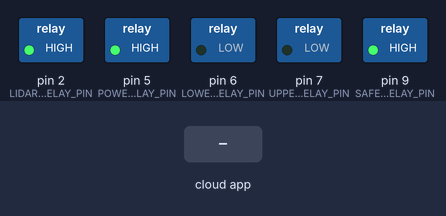
Simulated run of this sketch. Board: Arduino Uno, built with avr-gcc and run on an emulated ATmega328P. On the bench: switched loads named in the sketch (green lamp = pin HIGH). The inputs (shaded band) are chosen by the test bench. The ROS host is connected and sends only what is stated.

Above: at 3.2 s.
3.3 s: the phone or cloud app sets hoverboard_required to 1
At 3.47 s:
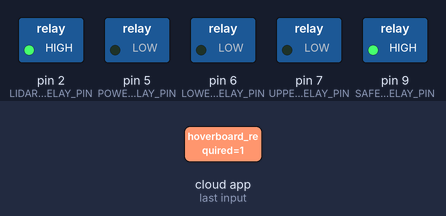
5.1 s: the phone or cloud app sets light_required to 1
At 6.1 s:
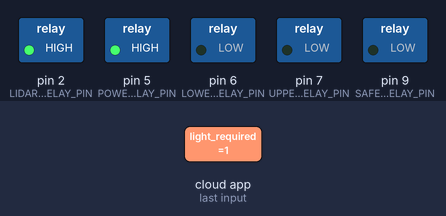
6.6 s: the phone or cloud app sets lidar_required to 1
At 7.3 s:
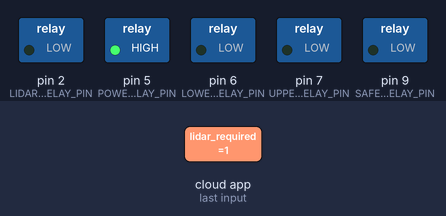
8.1 s: the phone or cloud app sets hoverboard_required to 1
At 8.27 s:
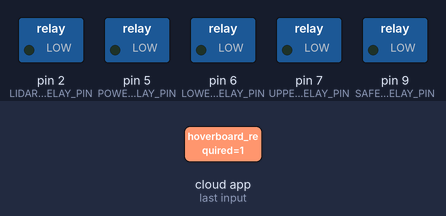
9.9 s: the phone or cloud app sets light_blink_required to 0
At 12.75 s:
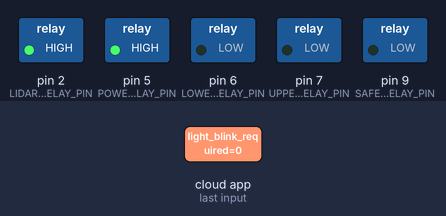
12.9 s: the phone or cloud app sets light_required to 0
At 13.2 s:
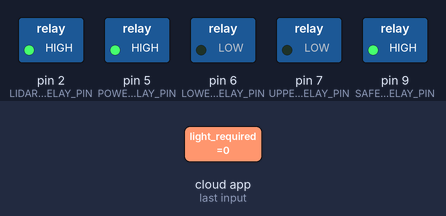
Timing chart, 0 to 15.4 s (numbered marks = the images above; inputs shaded):
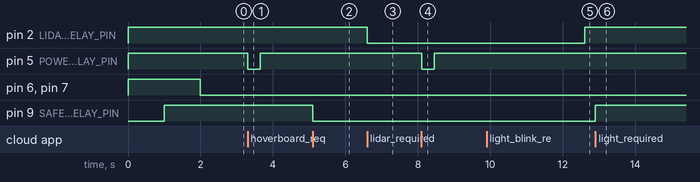

Measured:
- after the input at 3.3 s, pin 5 (POWER_BTN_RELAY_PIN): HIGH → LOW at once, → HIGH 0.35 s later
- after the input at 5.1 s, pin 9 (SAFETY_LIGHT_RELAY_PIN): HIGH → LOW at once
- after the input at 6.6 s, pin 2 (LIDAR_RELAY_PIN): HIGH → LOW at once
- after the input at 8.1 s, pin 5 (POWER_BTN_RELAY_PIN): HIGH → LOW at once, → HIGH 0.35 s later
- after the input at 9.9 s, pin 9 (SAFETY_LIGHT_RELAY_PIN): stays LOW (without the input it goes to HIGH after 1.2 s)
- after the input at 12.9 s, pin 9 (SAFETY_LIGHT_RELAY_PIN): LOW → HIGH at once

The sketch:

ros_arduino.ino
```cpp
#include <ros.h>
#include <geometry_msgs/Twist.h>
#include <std_msgs/Bool.h>

//declare constants
const long CONNECTION_TIMEOUT_SECONDS = 5;
const int LIDAR_RELAY_PIN = 2;
const int POWER_BTN_RELAY_PIN = 5;
const int LOWER_FANS_RELAY_PIN = 6;
const int UPPER_FANS_RELAY_PIN = 7;
const int SAFETY_LIGHT_RELAY_PIN = 9;

//declare ROS NodeHandle
ros::NodeHandle nh;

//declare some global boolean flags
bool hbConnected = false;
bool activelyBlinking = false;

//timestamps for last message recieved for each
unsigned long lastHbRequiredMsg = 0;
unsigned long lastLightMsg = 0;
unsigned long lastBlinkMsg = 0;
unsigned long lastLidarMsg = 0;

/// helper to get the number of seconds that have elapsed since the timeStamp passed in.
double getSecondsSince(unsigned long timeStamp)
{
  return (millis() - timeStamp) / 1000;
}

/// A class to manage relay functions.
class Relay
{
private:
  // The GPIO pin number the relayy will be connected to
  int pinNumber;

  // how long to hold a relay "on" in response to a call to the pulse() function
  long pulseDuration;

  // the time that must elapse before a relay will pulse again
  long minMillisBetPulses;

  // the timestamp of the last time the relay has been pulsed
  long lastPulse;

public:
  /// constructor.
  Relay(int pin, long pulse = 350, long minMillis = 3000)
  {
    pinNumber = pin;
    pulseDuration = pulse;
    minMillisBetPulses = minMillis;
    lastPulse = 0;
    pinMode(pinNumber, OUTPUT);
    digitalWrite(pinNumber, HIGH);
  };

  /// Energizes the relay.
  void on() { digitalWrite(pinNumber, LOW); };

  /// De-energizes the relay.
  void off() { digitalWrite(pinNumber, HIGH); };

  /// Toggles the state of the relay (energized vs de-energized).
  void toggle() { digitalWrite(pinNumber, !digitalRead(pinNumber)); };

  /// Toggles the state of the relay, pauses for pulseDuration milliseconds, then toggles the relay back.
  void pulse()
  {
    if (millis() - lastPulse >= minMillisBetPulses)
    {
      lastPulse = millis();
      toggle();
      delay(pulseDuration);
      toggle();
    }
  };
};
// Declare relay objects
Relay lidarRelay(LIDAR_RELAY_PIN);
Relay powerBtnRelay(POWER_BTN_RELAY_PIN);
Relay safetyLightRelay(SAFETY_LIGHT_RELAY_PIN, 800, 800);
Relay upperFansRelay(UPPER_FANS_RELAY_PIN);
Relay lowerFansRelay(LOWER_FANS_RELAY_PIN);

/// callback for the hoverboard/connected topic.
void hbConnectedCb(const std_msgs::Bool &msg)
{
  // Update the global hbConnected boolean flag
  hbConnected = msg.data;
}

/// callback for the hoverboard_required.
/// Turns pulses the powerbutton relay to turn the hoverboard control board on or off as needed
void hbRequiredCb(const std_msgs::Bool &hbRequired)
{
  //update last message timestamp
  lastHbRequiredMsg = millis();

  //pulse the control board power button if the requirement does node equal the connected status
  if (hbRequired.data != hbConnected)
  {
    powerBtnRelay.pulse();
  }
}

/// is light (steady light) required callback.
void lightRequiredCb(const std_msgs::Bool &lightRequired)
{
  //update last message timestamp
  lastLightMsg = millis();

  // check if the light is already blinking before commanding to on. Also check that it is needed before turning on
  if (!activelyBlinking && lightRequired.data == true)
    safetyLightRelay.on();
  else
    safetyLightRelay.off();
}

/// is light blinking required callback.
void blinkRequiredCb(const std_msgs::Bool &activelyBlinking)
{
  //update last message timestamp
  lastBlinkMsg = millis();

  // perform a single blink if blinking is required
  if (activelyBlinking.data)
    safetyLightRelay.pulse();
}

/// is the lidar required callback.
void lidarRequiredCb(const std_msgs::Bool &lidarRequired)
{
  //update last message timestamp
  lastLidarMsg = millis();

  // turn on the relay to power the lidar if the lidar is required. Otherwise turn off.
  if (lidarRequired.data == true)
    lidarRelay.on();
  else
    lidarRelay.off();
}

// define subscribers
ros::Subscriber<std_msgs::Bool> connectionSub("hoverboard/connected", &hbConnectedCb);
ros::Subscriber<std_msgs::Bool> hbRequiredSub("hoverboard_required", &hbRequiredCb);
ros::Subscriber<std_msgs::Bool> lightRequiredSub("light_required", &lightRequiredCb);
ros::Subscriber<std_msgs::Bool> blinkRequiredSub("light_blink_required", &blinkRequiredCb);
ros::Subscriber<std_msgs::Bool> lidarRequiredSub("lidar_required", &lidarRequiredCb);

/// The standard Arduino setup() function that runs once upon startup
void setup()
{
  // initialize with ROS and subscribe to topics
  nh.initNode();
  nh.subscribe(connectionSub);
  nh.subscribe(hbRequiredSub);
  nh.subscribe(lightRequiredSub);
  nh.subscribe(blinkRequiredSub);
  nh.subscribe(lidarRequiredSub);

  //blink the safety light as an indicator that the Arduino is starting and running
  safetyLightRelay.on();
  delay(1000);
  safetyLightRelay.off();
  delay(1000);

  //turn the cooling fan relays on
  lowerFansRelay.on();
  upperFansRelay.on();
}

/// The standard Arduino loop that runs forever
void loop()
{
  //check our subscribers and do callbacks as necessary
  nh.spinOnce();

  // turn things off if there are no recent messages
  if (getSecondsSince(lastHbRequiredMsg) > CONNECTION_TIMEOUT_SECONDS)
    powerBtnRelay.off();
  if (getSecondsSince(lastBlinkMsg) > CONNECTION_TIMEOUT_SECONDS && getSecondsSince(lastLightMsg) > CONNECTION_TIMEOUT_SECONDS)
    safetyLightRelay.off();
  if (getSecondsSince(lastLidarMsg) > CONNECTION_TIMEOUT_SECONDS)
    lidarRelay.off();
}
```
